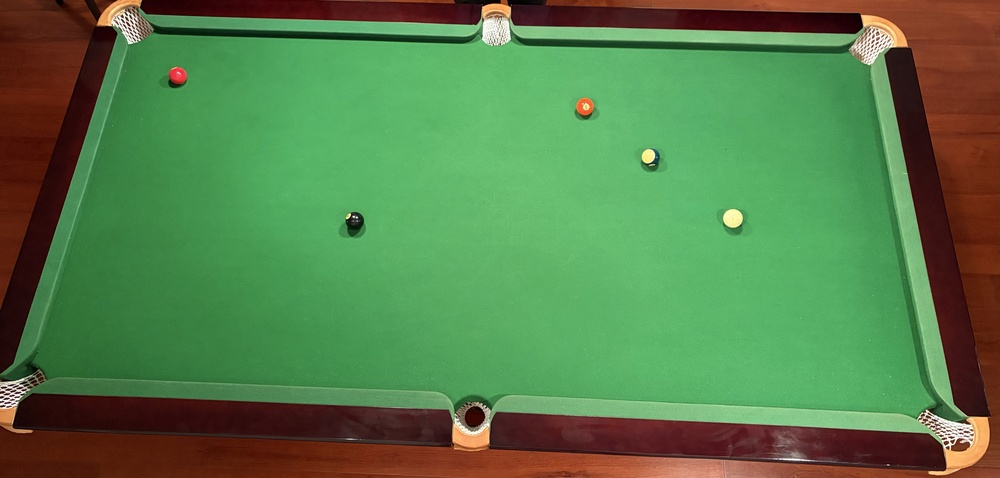
#> input picture analyzer_table/input/IMG_1884-1.jpeg, 1000 x 478 px, shrunk from 5669 x 2708 before the run
$ python -i detect_table.py   (imports and definitions only)
#> lines starting #> are read from the running program, lines starting #| are printed output that depends on the picture
### analyzer_table/detect_ball/Debugger.py
DEBUG_MODE = True

class Debugger:
    GREEN = "\033[92m"
    YELLOW = "\033[93m"
    RED = "\033[91m"
    RESET = "\033[0m"

    @staticmethod
    def log(message):
        if DEBUG_MODE:
            print(f"{Debugger.GREEN}[DEBUG]{Debugger.RESET} {message}")

    @staticmethod
    def warn(message):
        if DEBUG_MODE:
            print(f"{Debugger.YELLOW}[WARN]{Debugger.RESET} {message}")

    # [4 lines left out: function error, not called in this run]

### analyzer_table/detect_ball/detect_table.py
import cv2
import numpy as np
from typing import Tuple, Optional, Union
from analyzer_table.launcher_helper.json_models import Rectangle
from analyzer_table.detect_ball.Debugger import Debugger

def find_table_rectangle(image_or_path: Union[str, np.ndarray]) -> Rectangle:
    """
    מזהה את גבולות המלבן המרכזי של השולחן בתמונה או מנתיב קובץ.
    אם לא מזוהה שולחן — מחזיר את גבולות התמונה כמלבן.
    """
#> called with image_or_path = '../input/IMG_1884-1.jpeg'
    # --- טעינת תמונה ---
    if isinstance(image_or_path, str):
        Debugger.log(f"🖼 Loading image from path: {image_or_path}")
        image = cv2.imread(image_or_path)
#> image is the input picture: shape (478, 1000, 3); mean B, G, R 74.4, 125.6, 86.7
        if image is None:
            Debugger.error(f"❌ Failed to load image from {image_or_path}")
            raise ValueError(f"Cannot load image from path: {image_or_path}")
    else:
        image = image_or_path
        Debugger.log("🧠 Received image object directly")

    height, width = image.shape[:2]
#> height = 478; width = 1000

    # --- עיבוד תמונה ---
    gray = cv2.cvtColor(image, cv2.COLOR_BGR2GRAY)
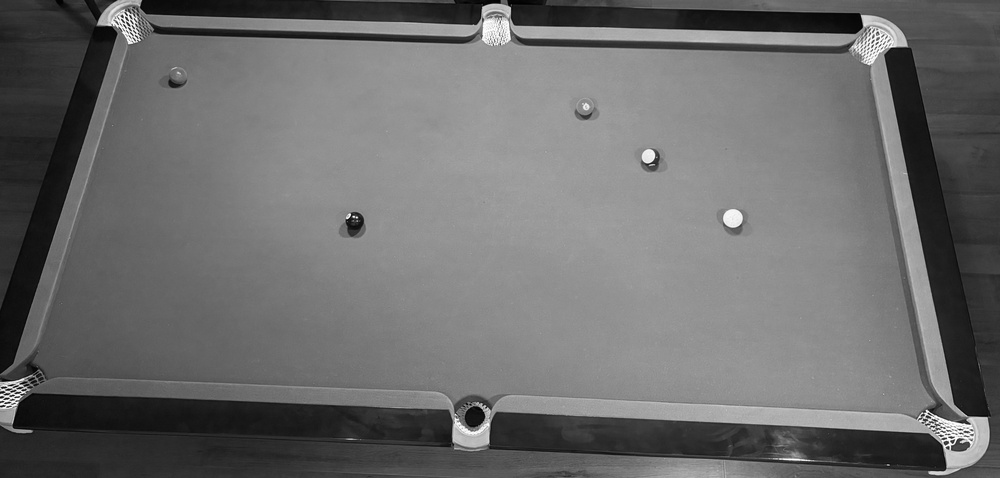
#> gray: shape (478, 1000); min 1, max 255, mean 108.2
    blurred = cv2.GaussianBlur(gray, (5, 5), 1.2)
    edges = cv2.Canny(blurred, 50, 150)
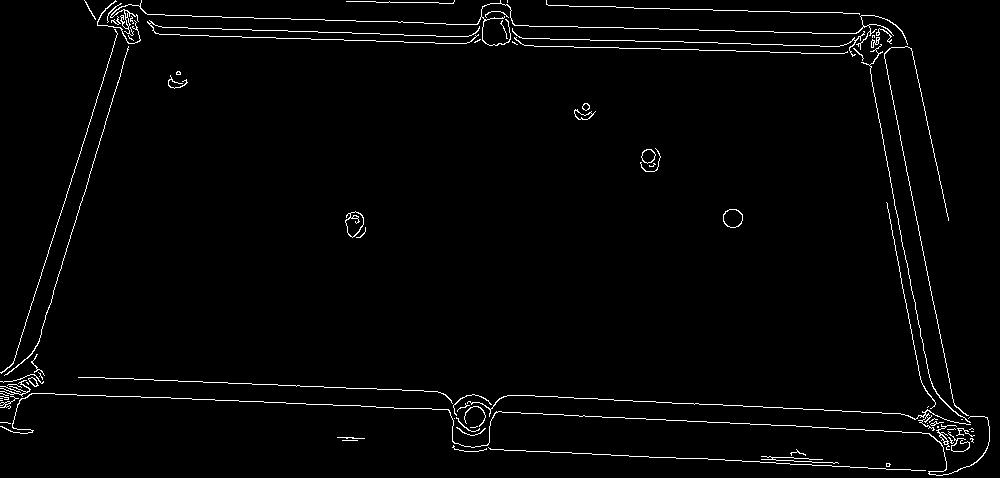
#> edges: shape (478, 1000); 2.1% white in thin lines or dots

    # --- איתור קווים ---
    lines = cv2.HoughLinesP(
        edges,
        rho=1,
        theta=np.pi / 180,
        threshold=120,
        minLineLength=100,
        maxLineGap=30
    )
#> lines = 25 rows, first 6: [454, 408, 989, 436], [10, 431, 141, 1], [486, 448, 678, 458], [97, 24, 515, 38], [533, 395, 987, 418], [648, 456, 953, 472]

    if lines is None:
        Debugger.warn("⚠️ No lines detected — using full image bounds as rectangle.")
        return Rectangle(
            top_left=(0, 0),
            top_right=(width - 1, 0),
            bottom_left=(0, height - 1),
            bottom_right=(width - 1, height - 1)
        )

    horizontals = []
    verticals = []

    for (x1, y1, x2, y2) in lines[:, 0]:
        angle = np.degrees(np.arctan2(y2 - y1, x2 - x1))
        if abs(angle) < 10:  # קווים אופקיים
            horizontals.append((y1 + y2) / 2)
        elif 80 < abs(angle) < 100:  # קווים אנכיים
            verticals.append((x1 + x2) / 2)
#> this loop made 25 passes
#> (x1, y1, x2, y2, angle) on passes 1 to 12: (454, 408, 989, 436, 3), (10, 431, 141, 1, -73.06), (486, 448, 678, 458, 2.98), (97, 24, 515, 38, 1.92), (533, 395, 987, 418, 2.9), (648, 456, 953, 472, 3), (858, 13, 948, 474, 78.95), (253, 17, 538, 26, 1.81), (5, 392, 360, 405, 2.1), (116, 32, 454, 43, 1.86), (0, 400, 92, 115, -72.11), (252, 384, 437, 391, 2.17)
#> after the loop, horizontals = [422, 453, 31, 406.5, 464, 21.5, 398.5, 37.5, 387.5, 45, 382.5, 52, 27.5, 8, 31.5, 16.5, 399.5, 40.5, 407]; verticals = []

    if len(horizontals) < 2 or len(verticals) < 2:
        Debugger.warn("⚠️ Not enough horizontal/vertical lines — using full image bounds.")
        return Rectangle(
            top_left=(0, 0),
            top_right=(width - 1, 0),
            bottom_left=(0, height - 1),
            bottom_right=(width - 1, height - 1)
        )

    horizontals.sort()
    verticals.sort()

    top_y = int(horizontals[0])
    bottom_y = int(horizontals[-1])
    left_x = int(verticals[0])
    right_x = int(verticals[-1])

    Debugger.log(f"✅ Rectangle edges found (OpenCV): left={left_x}, right={right_x}, top={top_y}, bottom={bottom_y}")

    return Rectangle(
        top_left=(left_x, top_y),
        top_right=(right_x, top_y),
        bottom_left=(left_x, bottom_y),
        bottom_right=(right_x, bottom_y)
    )

>>> result = find_table_rectangle('../input/IMG_1884-1.jpeg')

$ run again, on analyzer_table/input/first.jpeg
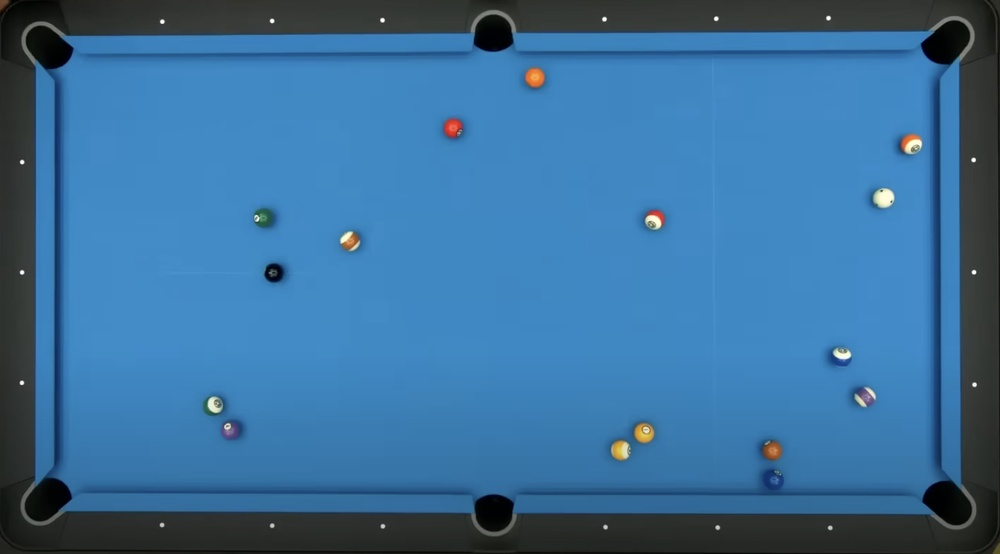
#> input picture analyzer_table/input/first.jpeg, 1000 x 554 px, shrunk from 1510 x 836 before the run
#> in find_table_rectangle, image is the input picture: shape (554, 1000, 3); mean B, G, R 155.4, 111.7, 58.2
#> in find_table_rectangle, `gray = cv2.cvtColor(image, cv2.COLOR_BGR2GRAY)`:
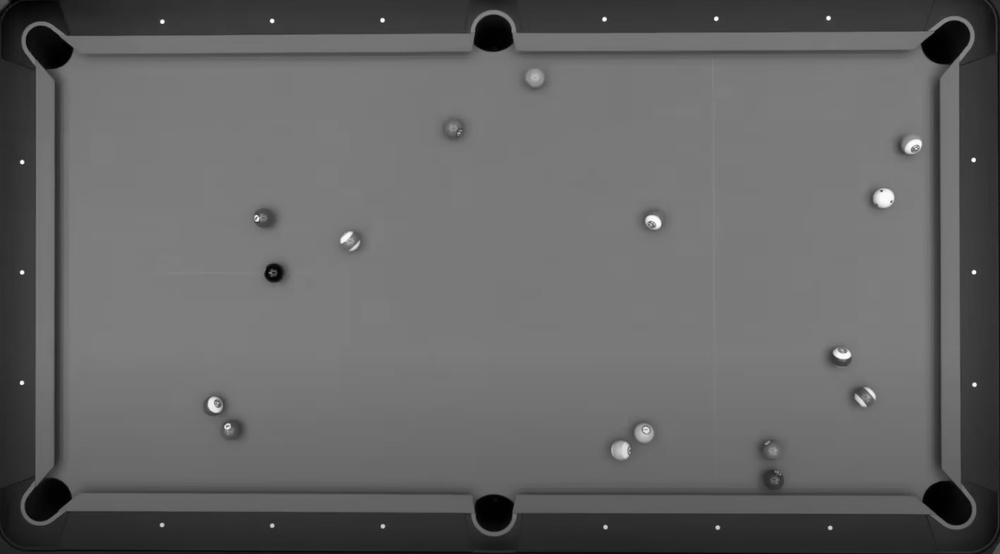
#> gray: shape (554, 1000); min 0, max 255, mean 100.7
#> in find_table_rectangle, `edges = cv2.Canny(blurred, 50, 150)`:
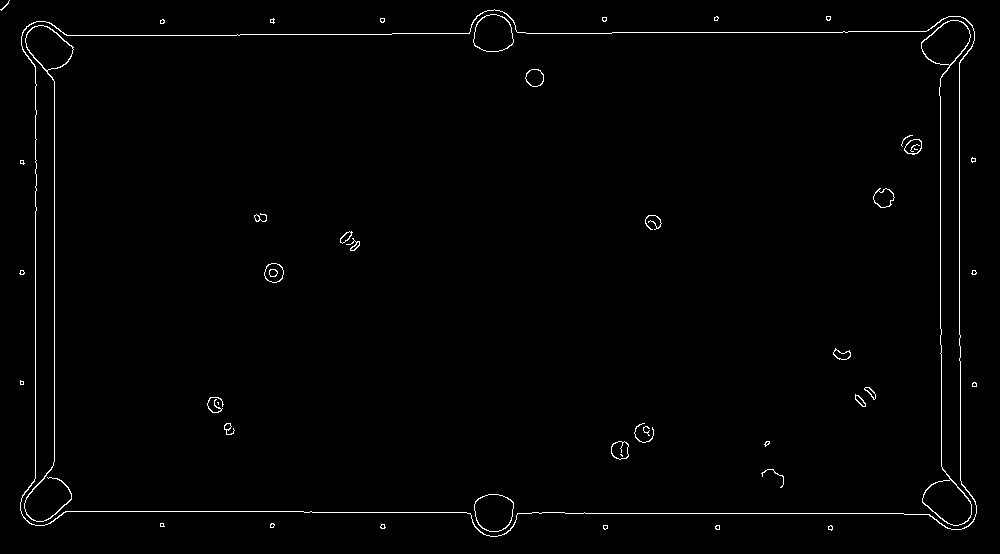
#> edges: shape (554, 1000); 1.1% white in thin lines or dots
#> lines = [[35, 487, 35, 58], [512, 513, 903, 513], [54, 478, 54, 68], [959, 360, 959, 54], [940, 353, 940, 64], [57, 511, 311, 511], [612, 32, 847, 32], [304, 512, 475, 512], [58, 35, 239, 35], [237, 34, 391, 34], [960, 490, 960, 335], [941, 481, 941, 329]]
#> the loop in find_table_rectangle, `for (x1, y1, x2, y2) in lines[:, 0]:` made 12 passes
#> (x1, y1, x2, y2, angle) on passes 1 to 8: (35, 487, 35, 58, -90), (512, 513, 903, 513, 0), (54, 478, 54, 68, -90), (959, 360, 959, 54, -90), (940, 353, 940, 64, -90), (57, 511, 311, 511, 0), (612, 32, 847, 32, 0), (304, 512, 475, 512, 0)
#> after the loop in find_table_rectangle, `for (x1, y1, x2, y2) in lines[:, 0]:`: horizontals = [513, 511, 32, 512, 35, 34]; verticals = [35, 54, 959, 940, 960, 941]
#> top_y = 32
#> bottom_y = 513
#> left_x = 35
#> right_x = 960
